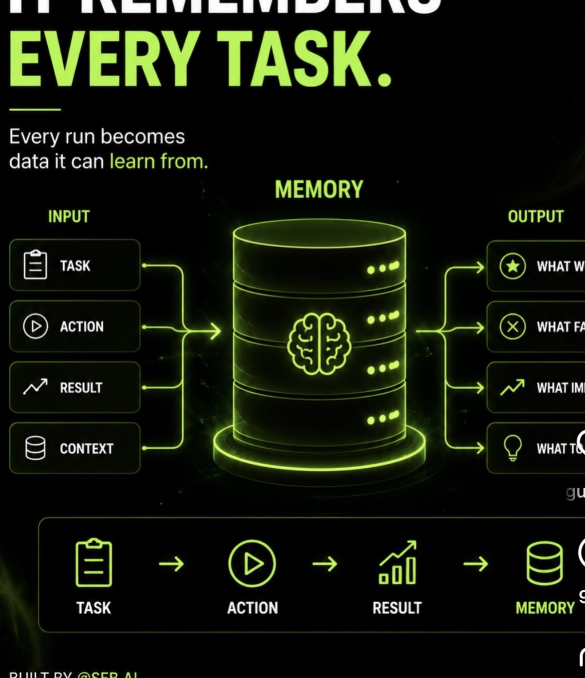
#> input picture resultados/2026-08-25-turbo-blueprint/assets/ref-slide-02-raw.jpg, 1170 x 1355 px, given in place of ref-slide-01-raw.jpg, which was not available (shown at 1/2 size)
$ python extract_from_refs.py
#> lines starting #> are read from the running program, lines starting #| are printed output that depends on the picture
# -*- coding: utf-8 -*-
"""Re-extrae gráficos diagrama desde ref-slide-XX-raw.jpg → graphic-XX.orig.png"""
from __future__ import annotations

from pathlib import Path

from PIL import Image

B = Path(__file__).resolve().parent
ASSETS = B / "assets"

# (left, top, right, bottom) — solo diagrama visual, sin título ni footer EN
DIAGRAM_CROPS: dict[int, tuple[int, int, int, int]] = {
    1: (62, 980, 1180, 1680),
    2: (62, 820, 1220, 1680),
    3: (62, 860, 1220, 1680),
    4: (62, 960, 1220, 1680),
    5: (62, 860, 1220, 1720),
    6: (62, 840, 1220, 1680),
    7: (62, 860, 1220, 1720),
    8: (62, 820, 1220, 1450),
}


def main() -> None:
    for i, box in DIAGRAM_CROPS.items():
        src = ASSETS / f"ref-slide-{i:02d}-raw.jpg"
        im = Image.open(src).convert("RGBA")
        crop = im.crop(box)
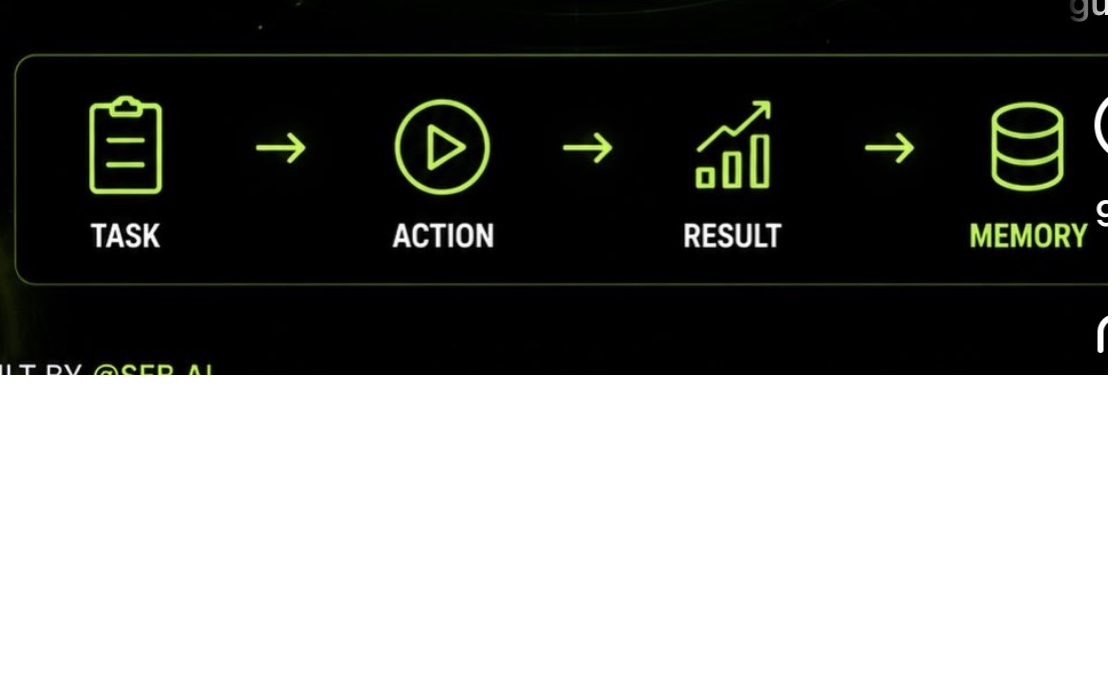
#> crop: PIL image 1118x700 RGBA; mean R, G, B, A 5.1, 6.1, 3.7, 135.4; transparent parts drawn white
        out = ASSETS / f"graphic-{i:02d}.orig.png"
        crop.save(out, optimize=True)
        print(f"OK {i}: {crop.size} → {out.name}")
#| OK 1: (1118, 700) → graphic-01.orig.png
#> pass 3 of the loop in main, `for i, box in DIAGRAM_CROPS.items():`:
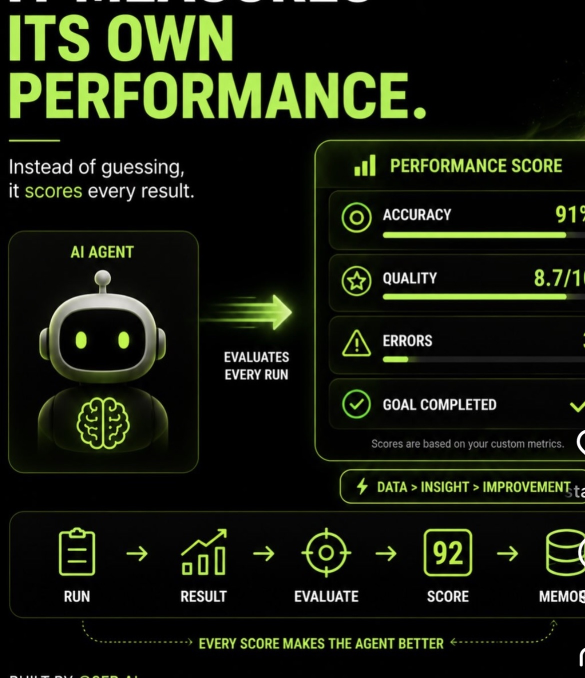
#> input picture resultados/2026-08-25-turbo-blueprint/assets/ref-slide-03-raw.jpg, 1170 x 1355 px (shown at 1/2 size)
#> in main, `crop = im.crop(box)`:
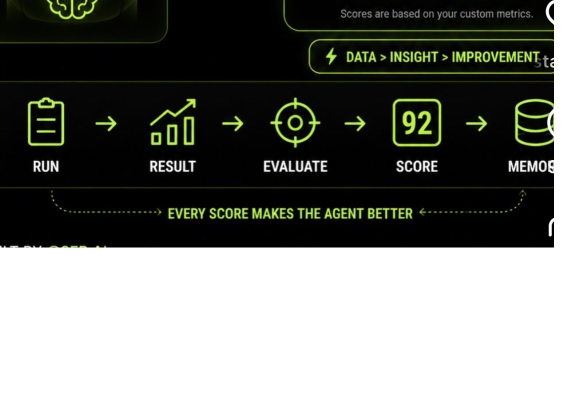
#> crop: PIL image 1158x820 RGBA (shown at 1/2 size); mean R, G, B, A 9.1, 10.8, 6.1, 147.3; transparent parts drawn white
#| OK 3: (1158, 820) → graphic-03.orig.png
#> the loop made 8 passes; the first 3 are shown


if __name__ == "__main__":
#> (the run stopped early here; a loop or call above may not have finished)
